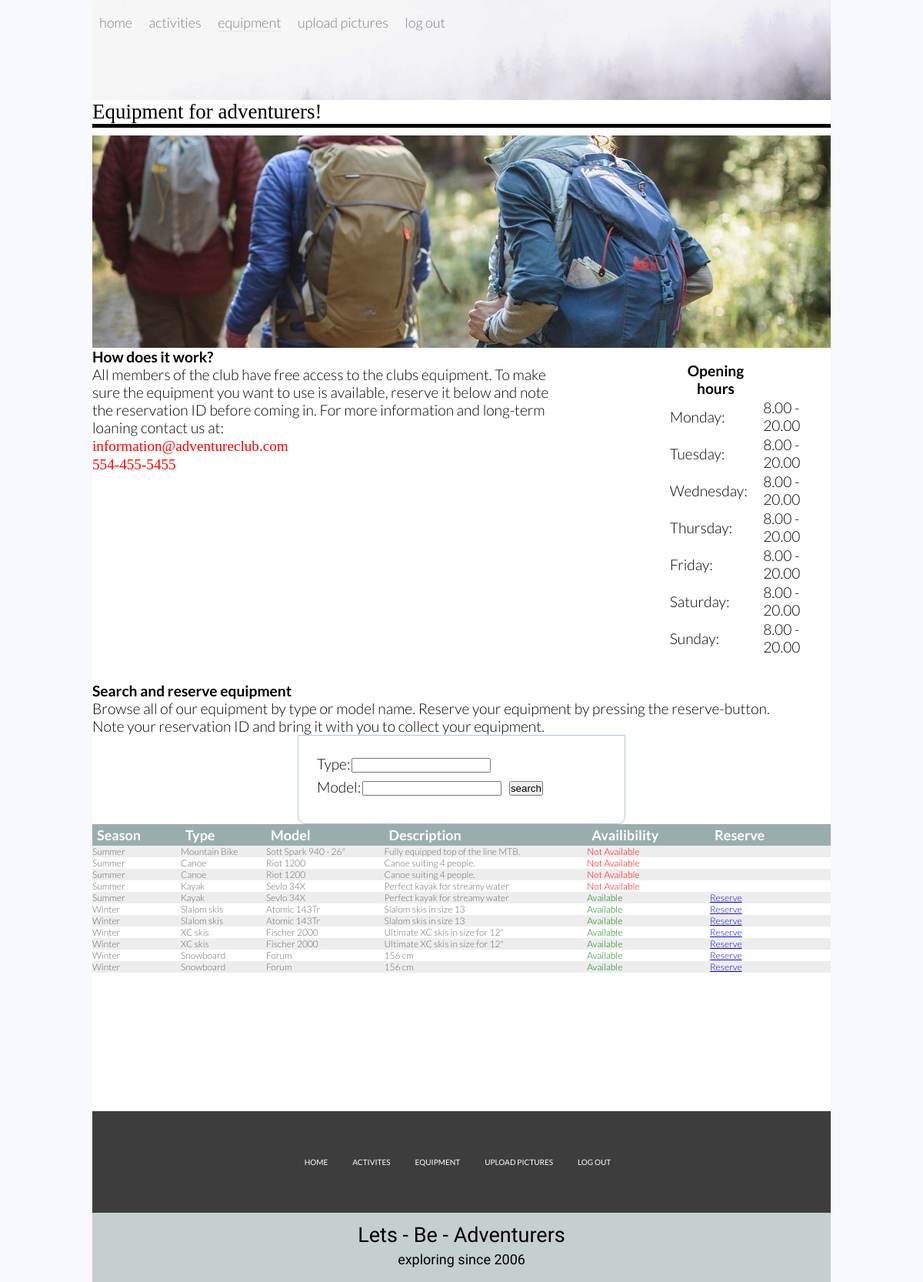
/client/user_equipment.php, run on the app's committed database.
### tables this page shows
CREATE TABLE `equipmentlist` (
  `equipmentid` int(10) NOT NULL,
  `season` varchar(100) NOT NULL,
  `type` varchar(100) NOT NULL,
  `model` varchar(600) NOT NULL,
  `description` varchar(600) NOT NULL,
  `onloan` tinyint(1) NOT NULL,
  `bookingref` varchar(20) NOT NULL
);

### client/user_equipment.php (the view, shortened to what this page needs)
<!DOCTYPE html>
<html>
<head>
	<link rel="stylesheet" type="text/css" href="../css/style.css">
</head>
	<?php include '../config.php'; ?>
<body>
<div class="pagecontainer">
<?php include 'user_header.php' ?>
<h3 class="pagetitle">Equipment for adventurers!</h3>
<img class="pageimg" src="../img/equipment.jpg">
<div class="informationblock">
			<p class="titleabout">How does it work?</p>
			<p class="textabout"> All members of the club have free access to the clubs equipment. To make sure the equipment you want to use is available, reserve it below and note the reservation ID before coming in. For more information and long-term loaning contact us at:<br> <a href="mailto:someone@example.com?Subject=questionsAC" target="_top">information@adventureclub.com</a> <br>
			<a href="tel:554-535-5535">554-455-5455</a></p></p>
		</div>
		<div>
			<table class="infotable">
				<tr><th>Opening hours</th></tr>
				<tr><td>Monday:</td><td>8.00 - 20.00</td></tr>
				<tr><td>Tuesday:</td><td>8.00 - 20.00</td></tr>
				<tr><td>Wednesday:</td><td>8.00 - 20.00</td></tr>
				<tr><td>Thursday:</td><td>8.00 - 20.00</td></tr>
				<tr><td>Friday:</td><td>8.00 - 20.00</td></tr>
				<tr><td>Saturday:</td><td>8.00 - 20.00</td></tr>
				<tr><td>Sunday:</td><td>8.00 - 20.00</td></tr>
			</table>
		</div>
	<div id="equipmentform">
		<p class="titleabout">Search and reserve equipment</p>
		<p class="textabout">Browse all of our equipment by type or model name. Reserve your equipment by pressing the reserve-button.<br> Note your reservation ID and bring it with you to collect your equipment. </p>
				<form action="user_equipment.php" method="POST">
					<table class="searchequip">
					<tbody>
						<tr>
							<td>Type:</td>
							<td><input type="text" name="searchtype"></td>
						</tr>
						<tr>
							<td>Model:</td>
							<td><input type="text" name="searchmodel"></td>
						</tr>
						<tr>
							<td><input type="submit" name="submit" value="search"></td>
						</tr>
					</tbody>
					</table>
				</form>
	</div>
<div class="triptable">
<?php
@ $db = new mysqli($dbserver, $dbuser, $dbpass, $dbname);
$query = " select season, type, model, description, onloan, bookingref from equipmentlist";
    $stmt = $db->prepare($query);
    $stmt->bind_result($season, $type, $model, $description, $onloan, $bookingref);
    $stmt->execute();
    echo '<table>';
    echo '<tr><th>Season</th> <th>Type</th> <th>Model</th> <th>Description</th> <th>Availibility</th> <th>Reserve</th> <th> </th>  </tr>';
    while ($stmt->fetch()) {
    	if($onloan == 0){
    	$onloan='<span class="avail">Available</span>';
        echo "<tr>";
        echo "<td> $season </td><td> $type </td><td> $model </td><td> $description </td><td> $onloan </td>";
        echo '<td><a href="user_reserve.php?bookingref=' . urlencode($bookingref) . '"> Reserve </a></td>';
        echo '<td> </td>';
        echo "</tr>";
    }
    	else {
    	$onloan='<span class="reserve">Not Available</span>';
    	$bookingref='';
      	echo "<tr>";
        echo "<td> $season </td><td> $type </td><td> $model </td><td> $description </td><td> $onloan </td><td> $bookingref </td>";
        echo '<td> </td>';
        echo "</tr>";
    } }
    echo "</table>";
    ?>
</div>
<footer class="footerv">
	<?php include 'user_footer.php'; ?>
</footer>
</div>
</body>
</html>

### css/style.css (style rules this page uses)
* { margin: 0px; padding: 0px; }
body { font-size: 120%; background: #F8F8FF; }
form, .content { width: 40%; margin: 0px auto; padding: 20px; border: 1px solid #B0C4DE; background: white; border-radius: 0px 0px 10px 10px; }
.pagecontainer { width: 960px; height: auto; margin: 0 auto; background-color: #FFF; }
body { margin: 0; }
.footerv { height: 140px; background-color: #3d3d3d; margin-bottom: 0; }
.informationblock { width: 63%; float: left; margin-right: 15%; padding-bottom: 16px; margin-bottom: 32px; }
.infotable { margin-bottom: 32px; }
.infotable th { padding-top: 16px; font-family: 'Lato'; font-weight: 700; margin-bottom: 0px; padding-left: 0; }
.infotable td { font-family: 'Lato'; font-weight: 300; margin-top: 0px; }
.pageimg { width: 960px; margin-left: auto; margin-right: auto; display: block; }
.titleabout { font-family: 'Lato'; font-weight: 700; margin-bottom: 0px; padding-left: 0; }
.textabout { font-family: 'Lato'; font-weight: 300; margin-top: 0px; }
.searchequip { margin-left: 0; margin-bottom: 10px; }
.searchequip tr { display: inline; font-family: 'Lato'; font-weight: 300; padding: 0; }
.textabout a { font-family: 'Cormorant Garamond'; font-weight: 300; color: red; text-decoration: none; }
.avail { color: green; }
.reserve { color: red; }
.pagetitle { font-family: 'Playfair Display'; font-weight: 400; margin-top: 0; margin-bottom: 10px; font-size: 27px; border-bottom: 5px solid #000; }
.triptable table { font-family: 'Lato'; width: 100%; text-align: left; border-collapse: collapse; margin-bottom: 90px; }
.triptable th { background-color: #9aadad; font-size: 18px; color: #ffffff; height: 28px; padding-left: 6px; padding-right: 14px; }
.triptable tr:nth-child(even) { background-color: #ededed; }
.triptable td { font-size: 12px; color:#696969; font-weight: 300; }

### data on the page
equipmentlist: season "Summer", type "Mountain Bike", model "Sott Spark 940 - 26\"", description "Fully equipped top of the line MTB.", onloan "Not Available"
equipmentlist: season "Summer", type "Canoe", model "Riot 1200", description "Canoe suiting 4 people.", onloan "Not Available"
equipmentlist: season "Summer", type "Canoe", model "Riot 1200", description "Canoe suiting 4 people.", onloan "Not Available"
equipmentlist: season "Summer", type "Kayak", model "Sevlo 34X", description "Perfect kayak for streamy water", onloan "Not Available"
equipmentlist: season "Summer", type "Kayak", model "Sevlo 34X", description "Perfect kayak for streamy water", onloan "Available"
equipmentlist: season "Winter", type "Slalom skis", model "Atomic 143Tr", description "Slalom skis in size 13", onloan "Available"
equipmentlist: season "Winter", type "Slalom skis", model "Atomic 143Tr", description "Slalom skis in size 13", onloan "Available"
equipmentlist: season "Winter", type "XC skis", model "Fischer 2000", description "Ultimate XC skis in size for 12\"", onloan "Available"
equipmentlist: season "Winter", type "XC skis", model "Fischer 2000", description "Ultimate XC skis in size for 12\"", onloan "Available"
equipmentlist: season "Winter", type "Snowboard", model "Forum", description "156 cm", onloan "Available"
equipmentlist: season "Winter", type "Snowboard", model "Forum", description "156 cm", onloan "Available"
